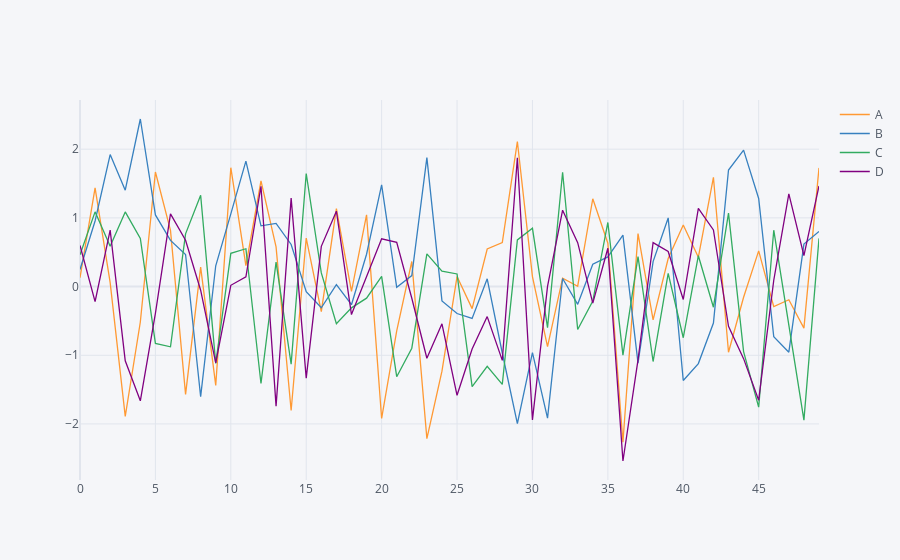

This figure's notebook cell:
### Code cell
# Create a dataframe using a NumPy array that is 50 by 4
arr_1 = np.random.randn(50, 4)
df_1 = pd.DataFrame(arr_1, columns=['A','B','C','D'])
df_1.head()

df_1.plot()
df_1.iplot()
